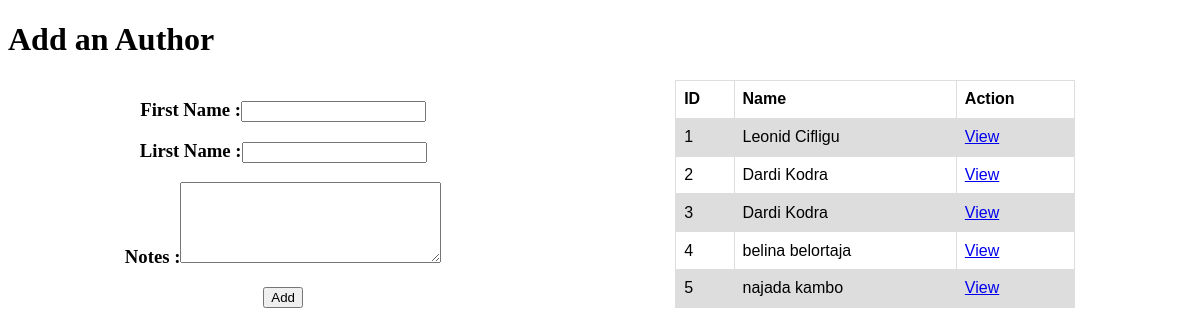
The app's page /authors with its own data.
### books_and_authors_app/models.py (models this page shows)
class Author(models.Model):
    first_name = models.CharField(max_length=45)
    last_name = models.CharField(max_length=45)
    notes = models.TextField()
    books = models.ManyToManyField(Book, related_name="authors")
    created_at = models.DateTimeField(auto_now_add=True)
    updated_at = models.DateTimeField(auto_now=True)

### books_and_authors_app/views.py (the view)
# urls.py: path('authors', views.author),
def author(request):
    context = {
        'authors': Author.objects.all()
    }
    return render(request, 'author.html', context)

### books_and_authors_app/templates/author.html (shortened to what this page needs)
<!DOCTYPE html>
<html lang="en">
<head>
</head>
<body>
    <h1>Add an Author</h1>
    <div class="conteiner" style="display: flex; justify-content: space-around; text-align: center;">
        <form action="/add_author" method="post">
            <h3>First Name :<input type="text" name="first_name"></h3>
            <h3>Lirst Name :<input type="text" name="last_name"></h3>
            <h3>Notes :<textarea name="notes" id="notes" cols="30" rows="5"></textarea></h3>
            <button type="submit">Add</button>
        </form>
        <table class="table" style="width: 400px;">
            <tr>
                <th>ID</th>
                <th>Name</th>
                <th>Action</th>
            </tr>
            {% for author in authors %}
            <tr>
                <td>{{author.id}}</td>
                <td>{{author.first_name}} {{author.last_name}} </td>
                <td><a href="/view_author/{{author.id}}">View</a></td>
            </tr>
            {% endfor %}
    </div>
</body>
</html>

### books_and_authors_app/templates/author.html (style rules this page uses)
table { font-family: arial, sans-serif; border-collapse: collapse; width: 100%; }
td, th { border: 1px solid #dddddd; text-align: left; padding: 8px; }
tr:nth-child(even) { background-color: #dddddd; }

### records on screen
Author: id "1", first_name "Leonid", last_name "Cifligu"
Author: id "2", first_name "Dardi", last_name "Kodra"
Author: id "3", first_name "Dardi", last_name "Kodra"
Author: id "4", first_name "belina", last_name "belortaja"
Author: id "5", first_name "najada", last_name "kambo"
